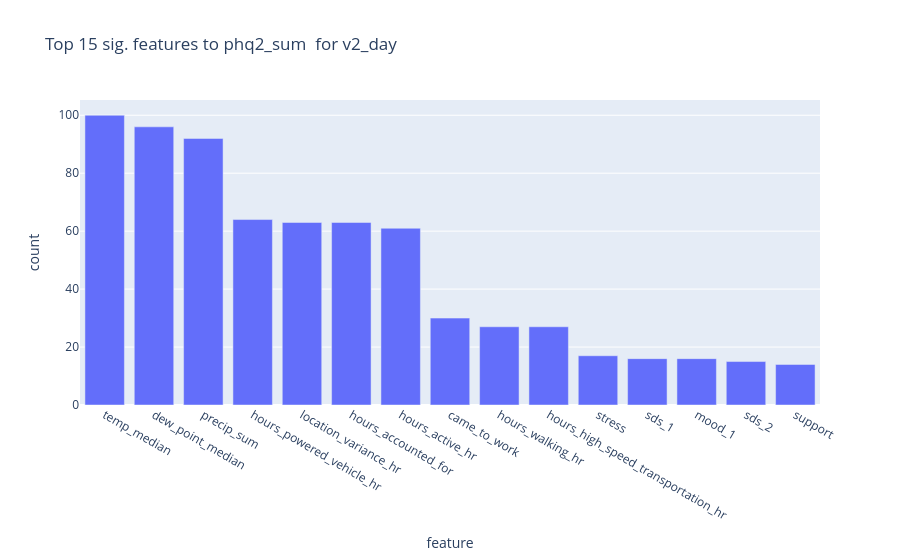
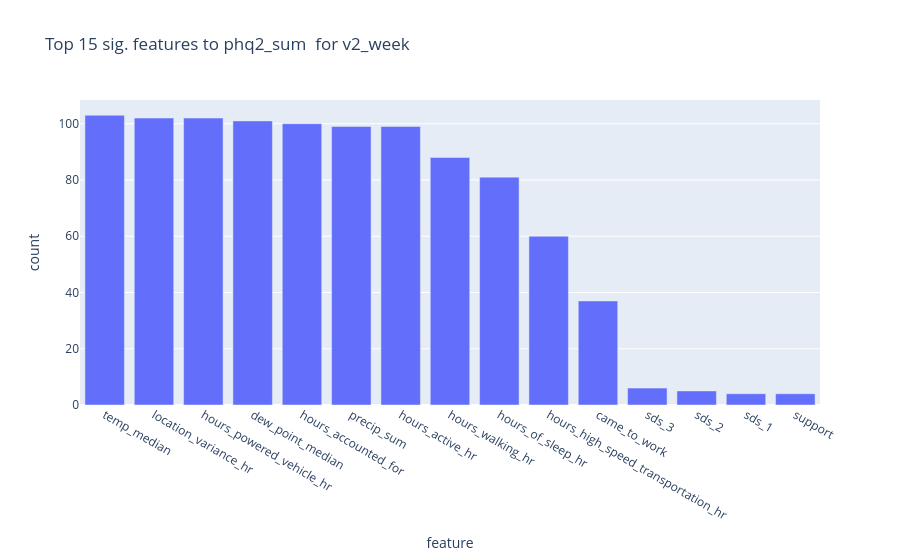
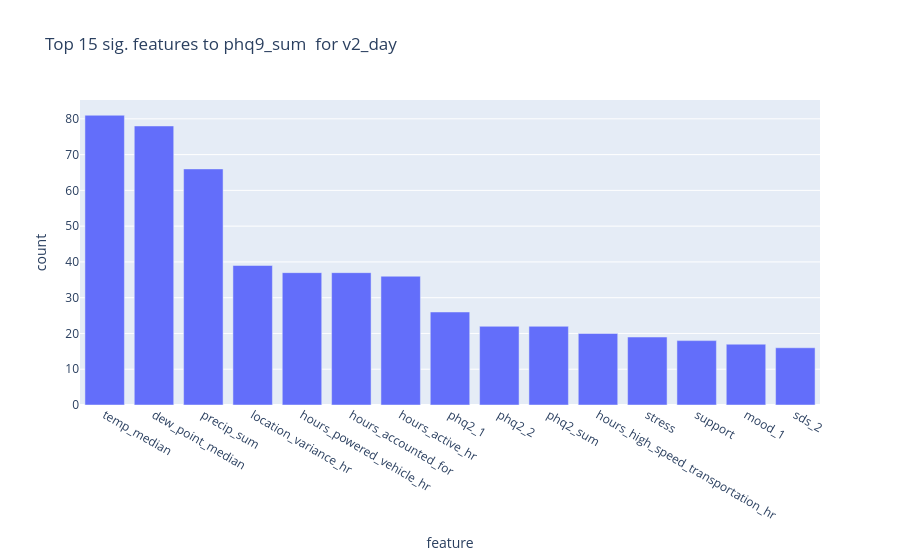
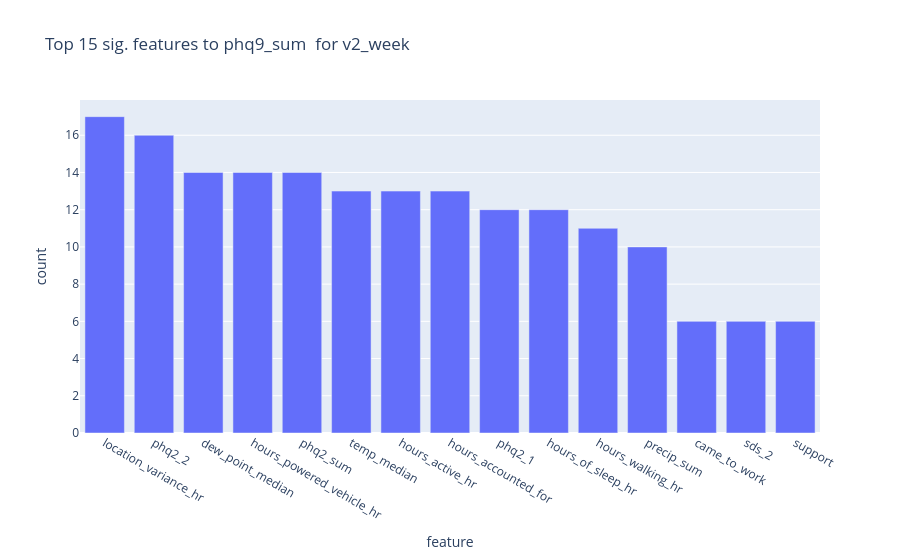

Notebook code for these charts, in order:
### Markdown cell above
### From this, we'll keep keep_weather = ["dew_point_median", "temp_median", "precip_sum"]. It seems like the analyses are getting skewed for V2_day because daily everyone has weather but not everyone has the others. 

## Re-run ANOVA for V2 (only 3 kept weather, not too-correlated cols, etc)

### Code cell
## Anova LIMITED WEATHER analysis
keep_weather = ["dew_point_median", "temp_median", "precip_sum"]
# also added to variables.py

print('Run on:', dt.datetime.today().strftime('%a %d %b %Y, %I:%M%p'))
import textwrap

# ---- EDIT PARAMS ------
n_features = 10 # Choose number of features/scores to save from the ANOVA
n_subjects_show = 3 # Choose number of subjects' ANOVA scores to see in graphs
n_features_show = 10 # Choose number of features to see in graphs
show_means = True # Choose whether to visualize mean scores for features across all subjects
verbose = False
# --------------------

	
for y_col in ['phq2_sum','phq9_sum']:

	for name in ['v2_day','v2_week']:
		subjects_shown_count=0
		subjects_skipped=0
		print(f'################ {name} ###############')
		df = pd.read_csv(os.path.join(brighten_dir, f'{name}_trainval_transformed.csv')) #use transformed to have NOT imputed data
		
		numeric_cols = df.select_dtypes(include=('int64','float64')).columns.to_list()
		drop_nonnumeric_cols = [col for col in df.columns if col not in numeric_cols]
		drop_dup_dumb_cols = [col for col in df.columns if '.1' in col or '.2' in col or '.3' in col or 'Unnamed' in col]
		drop_baseline_cols = [col for col in df.columns if any(item in col for item in baseline_cols)]
		drop_fully_missing_cols = [col for col in df.columns if col in fully_missing_cols]
		drop_time_cols = [col for col in df.columns if any(item in col for item in ['dt','date','day','week','month','season'])]
		# Too correlated cols
		drop_drop_too_corr_cols = [col for col in df.columns if col in drop_corr_cols_v1+drop_corr_cols_v2]
		drop_non_hr_cols = [col for col in df.columns if f'{col}_hr' in df.columns]
		# Drop WEATHER
		drop_weather_cols = [col for col in daily_v2_weather if col in df.columns and col not in keep_weather]
		df_clean = df.drop(columns=[col for col in df.columns if col in drop_nonnumeric_cols+drop_dup_dumb_cols+drop_baseline_cols+drop_time_cols+drop_non_hr_cols+drop_drop_too_corr_cols+drop_weather_cols+drop_fully_missing_cols])
		
		

		for sub, sub_df in df_clean.groupby('num_id'):

			df_cov = sub_df.loc[:, sub_df.notna().mean() > 0.7]
			df_cov = df_cov.copy()
			if y_col not in df_cov.columns:
				df_cov[y_col] = sub_df[y_col].copy()
			#print(f'Not including these columns in X, not enough coverage: ', [col for col in sub_df_anova.columns if col not in df_cov.columns])
			df_full = df_cov.dropna()
			#print(f'Shape before dropna: {df_cov.shape}, shape afer dropna: {df_full.shape}')
			rows = len(df_full)
			columns_dropped = df_cov.shape[0] - df_full.shape[0]
			columns_remaining = df_full.shape[0]
			min_rows = 6 if 'week' in name else 15
			if rows <= min_rows:
				if verbose: print(f'Skipping {sub}, only {rows} rows.')
				subjects_skipped+=1
				continue # skip small samples
			if columns_remaining < 4:
				if verbose: print(f'Skipping {sub}, only {columns_remaining} columns (dropped {columns_dropped}).')
				subjects_skipped+=1
				continue #skip insufficient features

			# Separate X and y
			selector = SelectKBest(score_func=f_classif, k=2)
			if 'phq2' in y_col:
				X = df_full.drop(columns=[col for col in df_full.columns if 'phq' in col])
			if 'phq9' in y_col:
				X = df_full.drop(columns=[col for col in df_full.columns if 'phq9' in col])
			X_num = X.select_dtypes(include=('int64','float64'))
			# print(f'Not including these columns in X, not numeric: ', [col for col in X.columns if col not in X_num.columns])
			
			y = df_full[y_col].copy()
			if y.nunique() < 2 or y.var() < 0.001:
				if verbose: print(f'Skipping sub {sub}: 0 variance in y')
				subjects_skipped+=1
				continue
			if y.std() < 0.1:
				if verbose: print(f'Skipping sub {sub}, low variance in y')
				subjects_skipped+=1
				continue



			# --- Drop constant (zero-variance) features ---
			var_selector = VarianceThreshold(threshold=1e-10)
			try:
				X_var = pd.DataFrame(
					var_selector.fit_transform(X_num),
					columns=X_num.columns[var_selector.get_support()],
					index=X_num.index
				)
			except Exception as e:
				if verbose: print(f'Skipping sub {sub}, Exception on VarianceThreshold: {e}')
				subjects_skipped+=1
				continue 

			if X_var.shape[1] < 2:
				if verbose: print(f'Skipping sub {sub}, only {X_var.shape[1]} features after dropping zero-variance.')
				subjects_skipped+=1
				continue

			X_new = selector.fit_transform(X_var, y)

			# Show scores
			anova_scores = pd.DataFrame({
				'feature': X_var.columns,
				'f_score': selector.scores_,
				'p_value': selector.pvalues_
			}).sort_values('f_score', ascending=False)

			#print(anova_scores)
			
			# --- Save Features --- 
			top_n = 10  # number of top features to save
			top_features_sub = anova_scores.head(top_n)
		
			top_subj_features[y_col][name][sub] = top_features_sub['feature'].to_list()

			# --- Visualize Scores for Subjects ---

			if subjects_shown_count < n_subjects_show:
				fig = plt.figure(figsize=(5, 4))
				plt.barh(top_features_sub['feature'], top_features_sub['f_score'], color='skyblue')
				plt.xlabel('F-score (ANOVA)')
				plt.ylabel('Feature')
				plt.suptitle(f'{name} subject: Top {top_n} Features for subject {sub} by ANOVA F-score')
				plt.gca().invert_yaxis()

				# Wrap columns into a readable multi-line string
				cols_str = ', '.join(X_var.columns.to_list())
				wrapped = textwrap.fill(cols_str, width=100)
				label = f'Columns available:\n{wrapped}'

				plt.figtext(
					0.01, -0.02,          # x, y in figure coords (below the axes)
					label,
					fontsize=7,
					verticalalignment='top',
					bbox=dict(boxstyle='round', facecolor='lightyellow', alpha=0.8)
				)

				plt.tight_layout()
				plt.subplots_adjust(bottom=0.02 + 0.013 * wrapped.count('\n'))  # grow bottom margin with line count
				plt.show()
				subjects_shown_count += 1


	# --- Summarize across subjects ---
	for name in top_subj_features[y_col].keys():
		if 'v1' in name:
			continue
		all_feats = [feat for sublist in top_subj_features[y_col][name].values() for feat in sublist]
		counts = Counter(all_feats)
		top_common = pd.DataFrame(counts.most_common(15), columns=['feature', 'count'])
		
		# --- Visualize Mean Scores Across Subjects ---
		if show_means:
			fig = px.bar(top_common, x='feature', y='count', title=f'ANOVA Top 15 sig. features to {y_col}  for {name}')
			fig.show()

		if verbose: print(f'Adding to {name} for {y_col}: {top_common['feature'].to_list()}')
		anova_features[y_col][name] = top_common['feature'].to_list()

		subjects_used = len(list(top_subj_features[y_col][name].keys()))
		subjects = subjects_used + subjects_skipped

		print(f'For {name}: {subjects_used} used of {subjects}')

### Figure 1 — Plotly figure (JSON) as saved in the notebook; plotly's stock layout.template omitted (floating-point values rounded to 4 significant figures)
{"data": [{"hovertemplate": "feature=%{x}<br>count=%{y}<extra></extra>", "legendgroup": "", "marker": {"color": "#636efa", "pattern": {"shape": ""}}, "name": "", "orientation": "v", "showlegend": false, "textposition": "auto", "type": "bar", "x": ["temp_median", "dew_point_median", "precip_sum", "hours_powered_vehicle_hr", "location_variance_hr", "hours_accounted_for", "hours_active_hr", "came_to_work", "hours_walking_hr", "hours_high_speed_transportation_hr", "stress", "sds_1", "mood_1", "sds_2", "support"], "xaxis": "x", "y": [100, 96, 92, 64, 63, 63, 61, 30, 27, 27, 17, 16, 16, 15, 14], "yaxis": "y"}], "layout": {"barmode": "relative", "legend": {"tracegroupgap": 0}, "title": {"text": "Top 15 sig. features to phq2_sum  for v2_day"}, "xaxis": {"anchor": "y", "domain": [0, 1], "title": {"text": "feature"}}, "yaxis": {"anchor": "x", "domain": [0, 1], "title": {"text": "count"}}}}

### Figure 2 — Plotly figure (JSON) as saved in the notebook; plotly's stock layout.template omitted (floating-point values rounded to 4 significant figures)
{"data": [{"hovertemplate": "feature=%{x}<br>count=%{y}<extra></extra>", "legendgroup": "", "marker": {"color": "#636efa", "pattern": {"shape": ""}}, "name": "", "orientation": "v", "showlegend": false, "textposition": "auto", "type": "bar", "x": ["temp_median", "location_variance_hr", "hours_powered_vehicle_hr", "dew_point_median", "hours_accounted_for", "precip_sum", "hours_active_hr", "hours_walking_hr", "hours_of_sleep_hr", "hours_high_speed_transportation_hr", "came_to_work", "sds_3", "sds_2", "sds_1", "support"], "xaxis": "x", "y": [103, 102, 102, 101, 100, 99, 99, 88, 81, 60, 37, 6, 5, 4, 4], "yaxis": "y"}], "layout": {"barmode": "relative", "legend": {"tracegroupgap": 0}, "title": {"text": "Top 15 sig. features to phq2_sum  for v2_week"}, "xaxis": {"anchor": "y", "domain": [0, 1], "title": {"text": "feature"}}, "yaxis": {"anchor": "x", "domain": [0, 1], "title": {"text": "count"}}}}

### Figure 3 — Plotly figure (JSON) as saved in the notebook; plotly's stock layout.template omitted (floating-point values rounded to 4 significant figures)
{"data": [{"hovertemplate": "feature=%{x}<br>count=%{y}<extra></extra>", "legendgroup": "", "marker": {"color": "#636efa", "pattern": {"shape": ""}}, "name": "", "orientation": "v", "showlegend": false, "textposition": "auto", "type": "bar", "x": ["temp_median", "dew_point_median", "precip_sum", "location_variance_hr", "hours_powered_vehicle_hr", "hours_accounted_for", "hours_active_hr", "phq2_1", "phq2_2", "phq2_sum", "hours_high_speed_transportation_hr", "stress", "support", "mood_1", "sds_2"], "xaxis": "x", "y": [81, 78, 66, 39, 37, 37, 36, 26, 22, 22, 20, 19, 18, 17, 16], "yaxis": "y"}], "layout": {"barmode": "relative", "legend": {"tracegroupgap": 0}, "title": {"text": "Top 15 sig. features to phq9_sum  for v2_day"}, "xaxis": {"anchor": "y", "domain": [0, 1], "title": {"text": "feature"}}, "yaxis": {"anchor": "x", "domain": [0, 1], "title": {"text": "count"}}}}

### Figure 4 — Plotly figure (JSON) as saved in the notebook; plotly's stock layout.template omitted (floating-point values rounded to 4 significant figures)
{"data": [{"hovertemplate": "feature=%{x}<br>count=%{y}<extra></extra>", "legendgroup": "", "marker": {"color": "#636efa", "pattern": {"shape": ""}}, "name": "", "orientation": "v", "showlegend": false, "textposition": "auto", "type": "bar", "x": ["location_variance_hr", "phq2_2", "dew_point_median", "hours_powered_vehicle_hr", "phq2_sum", "temp_median", "hours_active_hr", "hours_accounted_for", "phq2_1", "hours_of_sleep_hr", "hours_walking_hr", "precip_sum", "came_to_work", "sds_2", "support"], "xaxis": "x", "y": [17, 16, 14, 14, 14, 13, 13, 13, 12, 12, 11, 10, 6, 6, 6], "yaxis": "y"}], "layout": {"barmode": "relative", "legend": {"tracegroupgap": 0}, "title": {"text": "Top 15 sig. features to phq9_sum  for v2_week"}, "xaxis": {"anchor": "y", "domain": [0, 1], "title": {"text": "feature"}}, "yaxis": {"anchor": "x", "domain": [0, 1], "title": {"text": "count"}}}}
